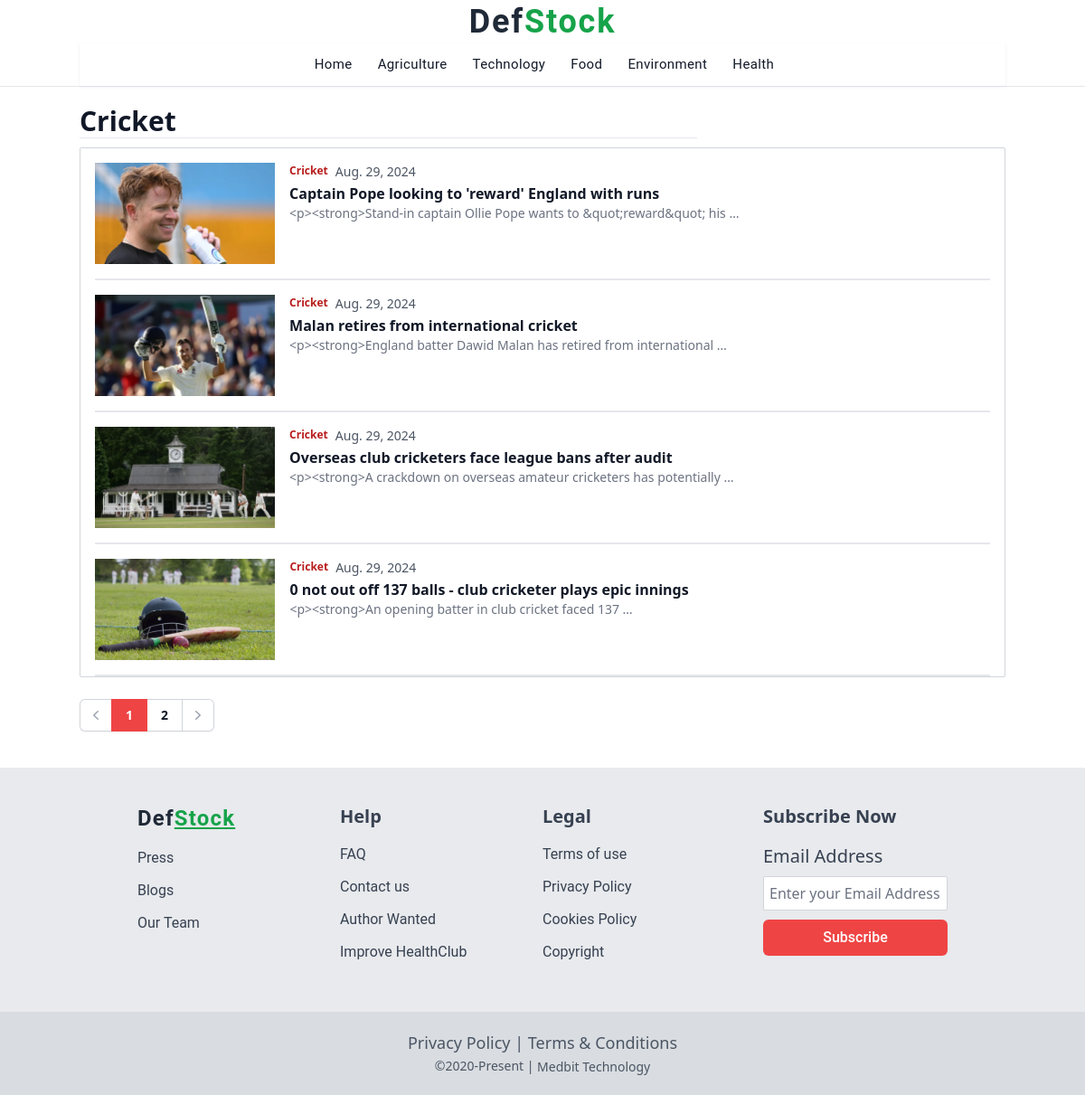
/category_blogs/cricket/, run on the app's committed database.
### blog/models.py (models this page shows, shortened)
class Blog(models.Model):
    user = models.ForeignKey(
        User,
        related_name='user_blogs',
        on_delete=models.CASCADE,
        null=True
    )
    category = models.ForeignKey(
        Category,
        related_name='category_blogs',
        on_delete=models.CASCADE,
        null=True
    )
    tags = models.ManyToManyField(
        Tag,
        related_name='tag_blogs',
        blank=True
    )
    likes = models.ManyToManyField(
        User,
        related_name='user_likes',
        blank=True
    )
    title = models.CharField(
        max_length=250
    )
    slug = models.SlugField(max_length=150, null=True, blank=True)
    banner = models.ImageField(upload_to='blog_banners')
    description = RichTextField()
    created_date = models.DateField(auto_now_add=True)

class Category(models.Model):
    title = models.CharField(max_length=150, unique=True)
    slug = models.SlugField(null=True, blank=True)
    created_date = models.DateField(auto_now_add=True)

### blog/views.py (the view)
# urls.py: path('category_blogs/<str:slug>/', views.category_blogs, name='category_blogs'),
def category_blogs(request, slug):
    category = get_object_or_404(Category, slug=slug)
    queryset = category.category_blogs.all()
    tags = Tag.objects.order_by('-created_date')[:4]
    page = request.GET.get('page', 1)
    paginator = Paginator(queryset, 5)
    all_blogs = Blog.objects.order_by('-created_date')[:5]
    try:
        blogs = paginator.page(page)
    except EmptyPage:
        blogs = paginator.page(1)
    except PageNotAnInteger:
        blogs = paginator.page(1)
        return redirect('blogs')
    context ={
        "blogs": blogs,
        "tags": tags,
        "all_blogs": all_blogs,
        "queryset": queryset
    }
    return render(request, 'pages/category_blogs.html', context=context)

### blog/context_processors.py (called while the page is built)
def get_all_categories(request):
    categories = Category.objects.all()
    context = {
        "categories": categories
    }
    return context

### templates/pages/category_blogs.html (shortened to what this page needs)
{% extends "../base.html" %}
{% block content %}
<div class='mt-5'>
    <h2 class='text-3xl font-bold text-gray-900 '>Cricket{{ category.title|title }} {{ blog.count }}</h2>
    <hr class="border-1 w-2/3" />
    <div class='gap-x-3'>
      <div class='gap-0.5 '>
        <div class=" border rounded-sm border-gray-300 px-4 mt-2.5">
        {% for blog in blogs %}
        {% include "../components/blog_card.html" %}
        {% endfor %}
        </div>
      </div>
    </div>
    <div class="">
      {% include "../components/pagination.html" %}
    </div>
</div>
  {% endblock content %}

### templates/components/blog_card.html
<div class="w-full ">
    <div class="flex space-x-4 pt-4 pb-4 border-b-2">
      <div class=" overflow-hidden bg-cover bg-no-repeat">
        <img
            class="w-auto h-28 "
          src="{{ blog.banner.url }}"
          alt="PostCategoryImage"/>
      </div>
      <div>
        <div class="flex space-x-2">
          <p class="sm:text-[11px] md:text-[12px] hover: hover:cursor-pointer font-bold text-red-700">
            {{ blog.category.title }}
          </p>
          <p class="text-gray-600 text-sm text-[13px]">
            {{ blog.created_date }}
          </p>
        </div>
        <div>
          <h1
            class="font-bold  mt-0.5 hover:cursor-pointer text-gray-900 hover:underline">
            {{ blog.title }}
          </h1>
          <p class="text-sm text-gray-500">
            {{ blog.description|truncatewords:8 }}
          </p>
        </div>
      </div>
    </div>
</div>

### data on the page
Blog: banner (picture), category "Cricket", created_date "Aug. 29, 2024", title "Captain Pope looking to 'reward' England with runs", description "<p><strong>Stand-in captain Ollie Pope wants to &quot;reward&quot; his …"
Blog: banner (picture), category "Cricket", created_date "Aug. 29, 2024", title "Malan retires from international cricket", description "<p><strong>England batter Dawid Malan has retired from international …"
Blog: banner (picture), category "Cricket", created_date "Aug. 29, 2024", title "Overseas club cricketers face league bans after audit", description "<p><strong>A crackdown on overseas amateur cricketers has potentially …"
Blog: banner (picture), category "Cricket", created_date "Aug. 29, 2024", title "0 not out off 137 balls - club cricketer plays epic innings", description "<p><strong>An opening batter in club cricket faced 137 …"
